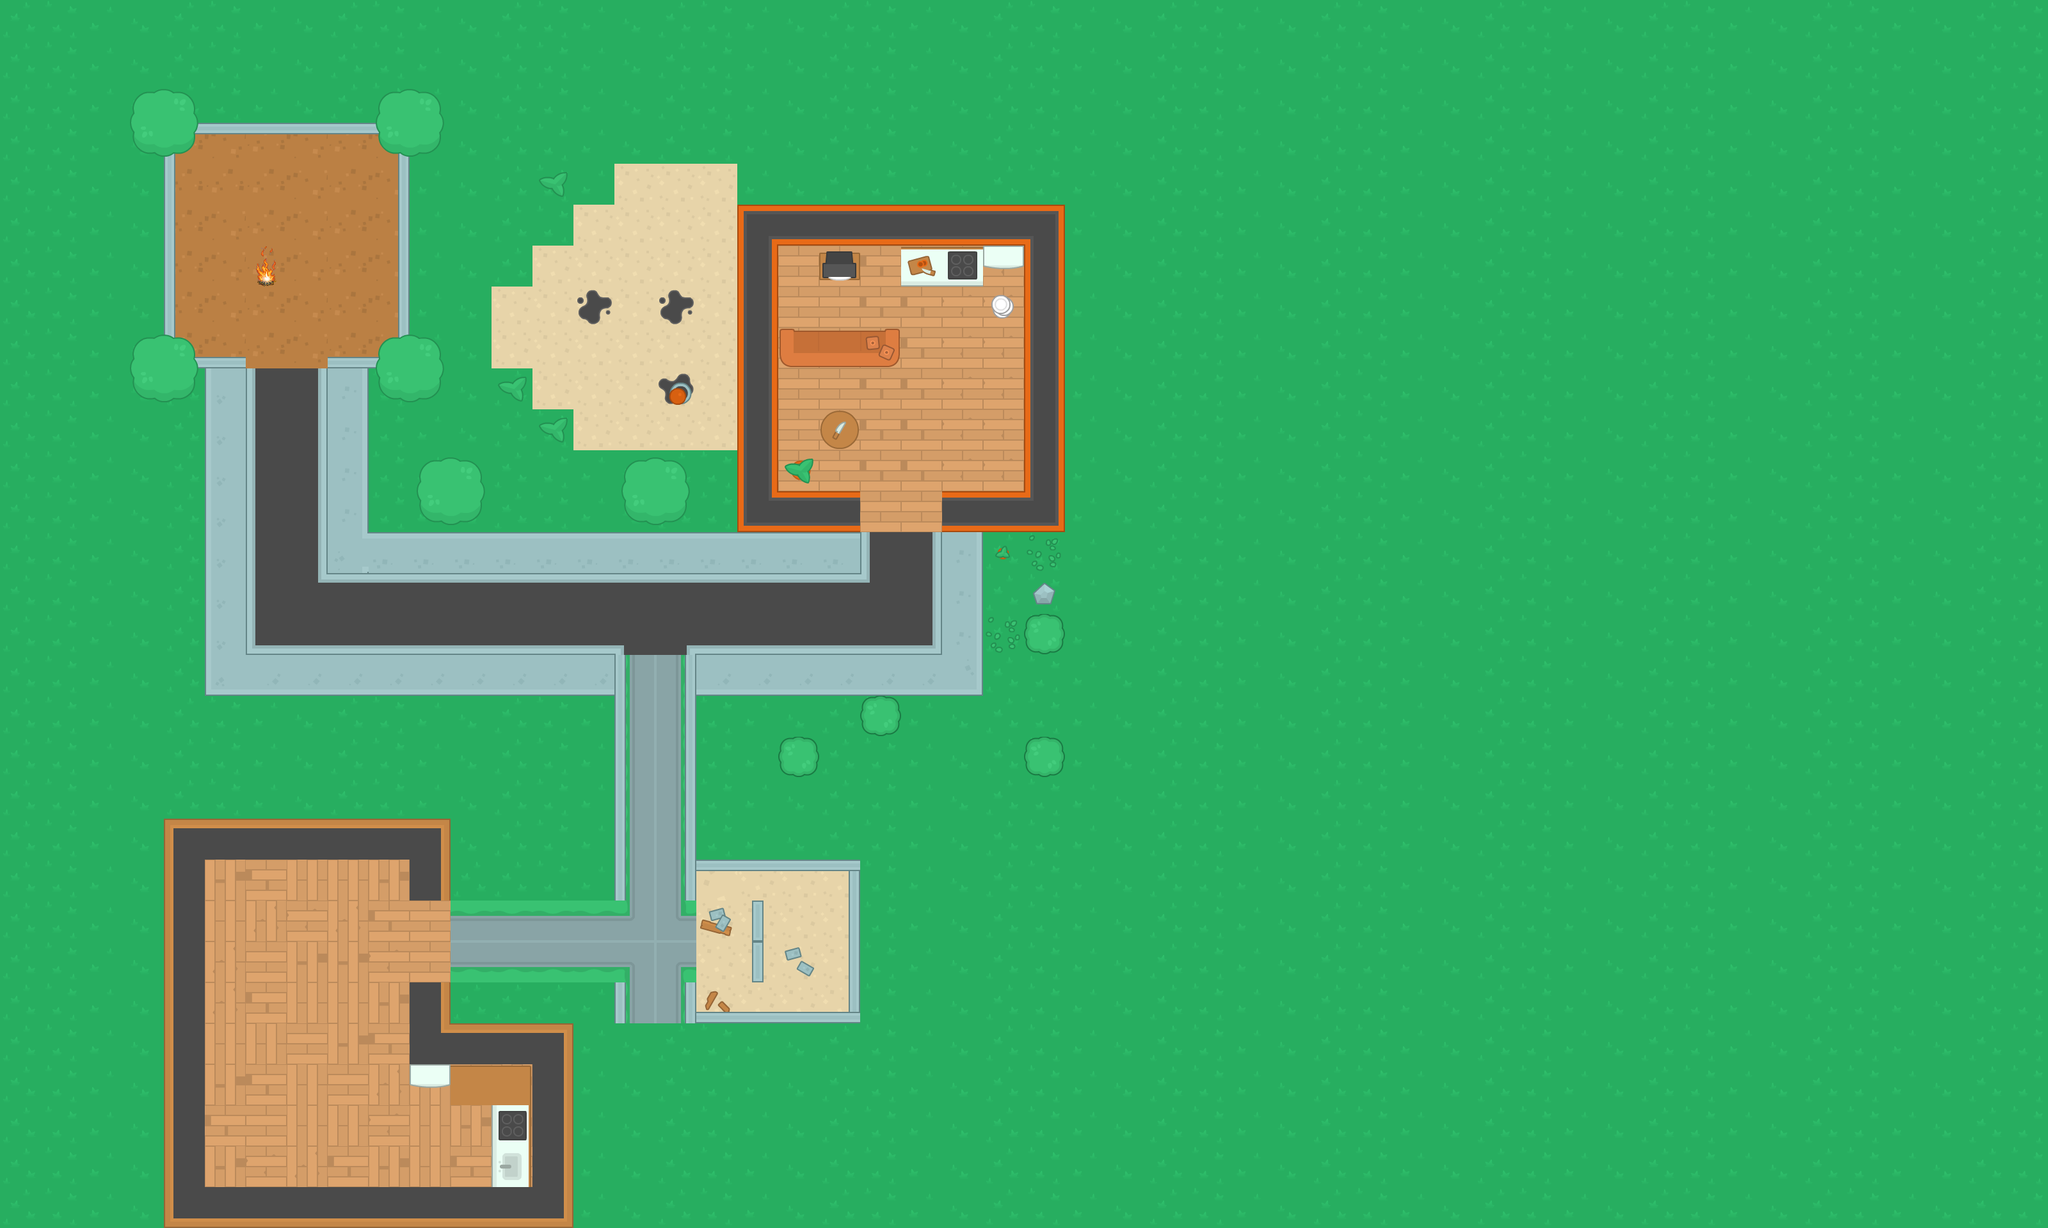

The image is a tile-based game level rendered from a .tmx file. Its description and source (layers, tilesets, objects; grid data summarised) follow:
An orthogonal 50x30 tile map with 64x64 px tiles, 11 tile layers (ground, fence near spawn, fence corners near spawn, trees, ...), 4 tilesets and 51 objects (35x wall, 6x zombie, 2x health, player, shotgun).

<map version="1.5" tiledversion="1.7.2" orientation="orthogonal" renderorder="right-down" width="50" height="30" tilewidth="64" tileheight="64" infinite="0" nextlayerid="23" nextobjectid="166">
 <tileset firstgid="1" name="spritesheet_tiles" tilewidth="64" tileheight="64" spacing="10" tilecount="540" columns="27">
  <image source="../img/spritesheet_tiles.png" width="1988" height="1470" />
 </tileset>
 <tileset firstgid="541" source="CampFireFinished.tsx" />
 <tileset firstgid="546" source="allSprites_retina.tsx" />
 <tileset firstgid="835" source="allSprites_default.tsx" />
 <layer id="5" name="ground" width="50" height="30">
  <data>[1500 cells, 1500 non-empty, 36 distinct tile ids]</data>
 </layer>
 <layer id="7" name="fence near spawn" width="50" height="30">
  <data>[1500 cells, 33 non-empty, 12 distinct tile ids]</data>
 </layer>
 <layer id="8" name="fence corners near spawn" width="50" height="30">
  <data>[1500 cells, 4 non-empty, 2 distinct tile ids]</data>
 </layer>
 <objectgroup id="9" name="walls">
  <object id="87" x="318" y="566.667" width="4" height="0.666667" />
  <object id="88" name="wall" x="275.333" y="560.667" width="106.667" height="12" />
  <object id="89" name="wall" x="512.667" y="560" width="102.667" height="14" />
  <object id="90" name="player" x="490.908" y="1699.27" width="20.6667" height="19.3333" />
  <object id="91" name="wall" x="624" y="202.667" width="16" height="364" />
  <object id="93" name="wall" x="255.333" y="190.667" width="366.667" height="17.3333" />
  <object id="94" name="wall" x="256" y="208" width="16" height="367.333" />
  <object id="95" name="wall" x="399.333" y="403.333" width="32" height="44.6667" />
  <object id="99" name="wall" x="498" y="574.667" width="11.3333" height="336" />
  <object id="100" name="wall" x="520.333" y="896.667" width="839.333" height="16" />
  <object id="101" name="wall" x="1344" y="832.667" width="14" height="62.6667" />
  <object id="102" name="wall" x="1458.67" y="831.333" width="12" height="191.333" />
  <object id="103" name="wall" x="1073.33" y="1009.33" width="382.667" height="14.6667" />
  <object id="104" name="wall" x="385.667" y="1009.33" width="588" height="14" />
  <object id="105" name="wall" x="383.333" y="599.333" width="14.6667" height="425.333" />
  <object id="127" name="wall" x="1473.33" y="767.333" width="189.333" height="65.3333" />
  <object id="128" name="wall" x="1600" y="321.333" width="61.3333" height="509.333" />
  <object id="129" name="wall" x="1153.33" y="321.333" width="510" height="63.3333" />
  <object id="130" x="1160.67" y="331.333" />
  <object id="131" x="1152.67" y="320.667" width="62" height="511.333" />
  <object id="132" name="wall" x="1153.33" y="768.667" width="187.333" height="63.3333" />
  <object id="133" name="wall" x="1224.67" y="522" width="176" height="43.3333" />
  <object id="134" name="wall" x="1407.33" y="380.667" width="128" height="66" />
  <object id="135" name="wall" x="1536.67" y="383.333" width="62" height="33.3333" />
  <object id="138" name="wall" x="1281.33" y="640" width="60" height="65.3333" />
  <object id="140" name="wall" x="1084.67" y="1346" width="256.667" height="13.3333" />
  <object id="141" name="wall" x="1327.33" y="1359.33" width="15.3333" height="239.333" />
  <object id="142" name="wall" x="1088.67" y="1584" width="254" height="14" />
  <object id="143" name="wall" x="1074.67" y="1536.67" width="14" height="62.6667" />
  <object id="144" name="wall" x="1070" y="1344" width="18" height="61.3333" />
  <object id="149" x="1083.33" y="1383.33" />
  <object id="155" name="wall" x="832" y="1600" width="64" height="318.667" />
  <object id="156" name="wall" x="640" y="1598" width="254.667" height="68.6667" />
  <object id="157" name="wall" x="256.667" y="1855.33" width="640" height="63.3333" />
  <object id="158" x="256.667" y="1280.67" width="63.3333" height="636" />
  <object id="159" name="wall" x="258.667" y="1280" width="444.667" height="62.6667" />
  <object id="160" name="wall" x="640.667" y="1340.67" width="64" height="68" />
  <object id="161" name="wall" x="641.333" y="1536.67" width="61.3333" height="62.6667" />
  <object id="164" name="wall" x="704.667" y="1664" width="125.333" height="63.3333" />
 </objectgroup>
 <objectgroup id="14" name="mobs">
  <object id="108" name="zombie" x="424" y="716" width="37.3333" height="46.6667" />
  <object id="109" name="zombie" x="1540" y="570" width="29.3333" height="26" />
  <object id="110" name="zombie" x="1352" y="486" width="18.6667" height="21.3333" />
  <object id="136" name="wall" x="1283.33" y="393.333" width="54.6667" height="44.6667" />
  <object id="139" x="1464" y="575.333" height="3.33333" />
  <object id="145" name="zombie" x="1281.33" y="1416" width="18" height="19.3333" />
  <object id="146" name="zombie" x="1211.33" y="1451.33" width="25.3333" height="24.6667" />
  <object id="147" name="zombie" x="1257.33" y="1547.33" width="20.6667" height="22.6667" />
  <object id="148" name="wall" x="1175.33" y="1409.33" width="16.6667" height="125.333" />
 </objectgroup>
 <layer id="6" name="trees" width="50" height="30">
  <data>[1500 cells, 16 non-empty, 4 distinct tile ids]</data>
 </layer>
 <layer id="10" name="road from spawn to house" width="50" height="30">
  <data>[1500 cells, 38 non-empty, 8 distinct tile ids]</data>
 </layer>
 <layer id="11" name="house" width="50" height="30">
  <data>[1500 cells, 27 non-empty, 6 distinct tile ids]</data>
 </layer>
 <layer id="12" name="house floor" width="50" height="30">
  <data>[1500 cells, 46 non-empty, 9 distinct tile ids]</data>
 </layer>
 <layer id="17" name="house objects base" width="50" height="30">
  <data>[1500 cells, 24 non-empty, 18 distinct tile ids]</data>
 </layer>
 <layer id="18" name="house obj misc" width="50" height="30">
  <data>[1500 cells, 4 non-empty, 4 distinct tile ids]</data>
 </layer>
 <layer id="20" name="sandpit" width="50" height="30">
  <data>[1500 cells, 14 non-empty, 9 distinct tile ids]</data>
 </layer>
 <objectgroup id="22" name="pickups">
  <object id="152" name="health" x="1286.67" y="1466" width="28" height="27.3333" />
  <object id="162" name="health" x="729.333" y="1689.33" width="16.6667" height="19.3333" />
  <object id="165" name="shotgun" x="610" y="1774" width="26" height="25" />
 </objectgroup>
 <layer id="21" name="sandpit2" width="50" height="30">
  <data>[1500 cells, 33 non-empty, 8 distinct tile ids]</data>
 </layer>
</map>
